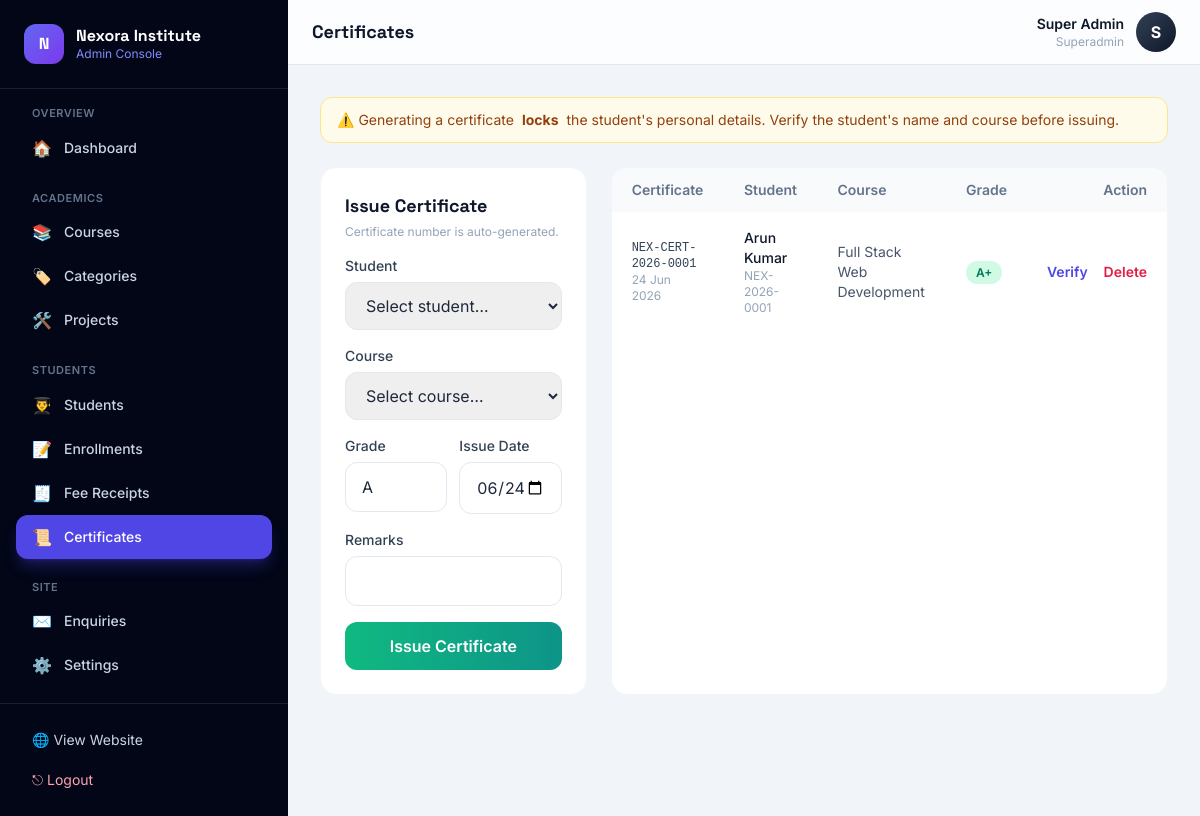
/admin/certificates.php (signed in), run on the app's committed database.
### tables this page shows
CREATE TABLE certificates (
  id              INT AUTO_INCREMENT PRIMARY KEY,
  certificate_no  VARCHAR(50) NOT NULL UNIQUE,
  student_id      INT NOT NULL,
  course_id       INT NOT NULL,
  grade           VARCHAR(10) DEFAULT 'A',
  issue_date      DATE DEFAULT (CURRENT_DATE),
  remarks         VARCHAR(255) NULL,
  generated_by    INT NULL,
  created_at      TIMESTAMP DEFAULT CURRENT_TIMESTAMP,
  CONSTRAINT fk_cert_student FOREIGN KEY (student_id) REFERENCES students(id) ON DELETE CASCADE,
  CONSTRAINT fk_cert_course  FOREIGN KEY (course_id)  REFERENCES courses(id)  ON DELETE CASCADE,
  CONSTRAINT fk_cert_admin   FOREIGN KEY (generated_by) REFERENCES admins(id) ON DELETE SET NULL
);

CREATE TABLE students (
  id            INT AUTO_INCREMENT PRIMARY KEY,
  student_code  VARCHAR(40) NOT NULL UNIQUE,
  name          VARCHAR(140) NOT NULL,
  email         VARCHAR(150) NOT NULL UNIQUE,
  phone         VARCHAR(20)  NULL,
  password_hash VARCHAR(255) NOT NULL,
  dob           DATE NULL,
  gender        ENUM('Male','Female','Other') NULL,
  address       VARCHAR(255) NULL,
  photo         VARCHAR(255) NULL,
   
  details_locked TINYINT(1) DEFAULT 0,
  status        ENUM('active','inactive') DEFAULT 'active',
  created_at    TIMESTAMP DEFAULT CURRENT_TIMESTAMP
);

CREATE TABLE courses (
  id              INT AUTO_INCREMENT PRIMARY KEY,
  title           VARCHAR(160) NOT NULL,
  slug            VARCHAR(180) NOT NULL UNIQUE,
  category_id     INT NULL,
  short_desc      VARCHAR(255) NULL,
  description     TEXT NULL,
  duration        VARCHAR(60)  DEFAULT '3 Months',
  level           ENUM('Beginner','Intermediate','Advanced') DEFAULT 'Beginner',
  price           DECIMAL(10,2) DEFAULT 0,
  discount_price  DECIMAL(10,2) NULL,
  software        VARCHAR(255) NULL,
  syllabus        TEXT NULL,
  image           VARCHAR(255) NULL,
  is_featured     TINYINT(1) DEFAULT 0,
  status          ENUM('active','draft') DEFAULT 'active',
  created_at      TIMESTAMP DEFAULT CURRENT_TIMESTAMP,
  CONSTRAINT fk_course_cat FOREIGN KEY (category_id) REFERENCES categories(id) ON DELETE SET NULL
);

### includes/functions.php (called while the page is built, shortened)
<?php
require_once __DIR__ . '/../config/database.php';
function e(?string $str): string
{
    return htmlspecialchars($str ?? '', ENT_QUOTES, 'UTF-8');
}
function url(string $path = ''): string
{
    return BASE_URL . '/' . ltrim($path, '/');
}
function fmt_date(?string $date, string $format = 'd M Y'): string
{
    $ts = strtotime($date);
    return $ts ? date($format, $ts) : '-';
}
function settings(): array
{
    $cache = [];
    try {
        $rows = db()->query('SELECT skey, svalue FROM settings')->fetchAll();
        foreach ($rows as $r) {
            $cache[$r['skey']] = $r['svalue'];
        }
    } catch (Throwable $e) {
        $cache = [];
    }
    return $cache;
}
function setting(string $key, string $default = ''): string
{
    $s = settings();
    return $s[$key] ?? $default;
}
function admin_logged_in(): bool
{
    return !empty($_SESSION['admin_id']);
}
function current_admin(): ?array
{
    static $admin = null;
    if ($admin === null) {
        $stmt = db()->prepare('SELECT * FROM admins WHERE id = ?');
        $stmt->execute([$_SESSION['admin_id']]);
        $admin = $stmt->fetch() ?: null;
    }
    return $admin;
}

### config/database.php (called while the page is built, shortened)
<?php
function db(): PDO
{
    if (isset($GLOBALS['__app_pdo']) && $GLOBALS['__app_pdo'] instanceof PDO) {
        return $GLOBALS['__app_pdo'];
    }
    $dsn = sprintf('mysql:host=%s;dbname=%s;charset=%s', DB_HOST, DB_NAME, DB_CHARSET);
    $options = [
        PDO::ATTR_ERRMODE            => PDO::ERRMODE_EXCEPTION,
        PDO::ATTR_DEFAULT_FETCH_MODE => PDO::FETCH_ASSOC,
        PDO::ATTR_EMULATE_PREPARES   => false,
    ];
    return $GLOBALS['__app_pdo'];
}

### admin/certificates.php (the view, shortened to what this page needs)
<?php
require_once __DIR__ . '/_layout.php';
$d = db();
$students = $d->query("SELECT id,name,student_code FROM students ORDER BY name")->fetchAll();
$rows = $d->query("SELECT cert.*, s.name AS student, s.student_code, c.title AS course FROM certificates cert JOIN students s ON s.id=cert.student_id JOIN courses c ON c.id=cert.course_id ORDER BY cert.id DESC")->fetchAll();
admin_layout_top('certificates', 'Certificates');
?>
<div class="mb-6 rounded-xl border border-amber-200 bg-amber-50 text-amber-800 px-4 py-3 text-sm flex items-center gap-2">
  ⚠️ Generating a certificate <strong>locks</strong> the student's personal details. Verify the student's name and course before issuing.
</div>
<div class="grid lg:grid-cols-3 gap-6">
  <div class="rounded-2xl bg-white border border-slate-100 p-6 h-fit">
    <h3 class="font-display text-lg font-bold text-slate-900 mb-1">Issue Certificate</h3>
    <p class="text-xs text-slate-400 mb-4">Certificate number is auto-generated.</p>
    <form method="post" class="space-y-4">
      <div><?= field_label('Student') ?><select name="student_id" required class="w-full px-4 py-3 rounded-xl border border-slate-200 focus:outline-none focus:ring-2 focus:ring-brand-400"><option value="">Select student…</option><?php foreach($students as $s): ?><option value="<?= $s['id'] ?>"><?= e($s['name']) ?> (<?= e($s['student_code']) ?>)</option><?php endforeach; ?></select></div>
      <div><?= field_label('Course') ?><select name="course_id" required class="w-full px-4 py-3 rounded-xl border border-slate-200 focus:outline-none focus:ring-2 focus:ring-brand-400"><option value="">Select course…</option></select></div>
      <div class="grid grid-cols-2 gap-3">
        <div><?= field_label('Grade') ?><input name="grade" value="A" class="w-full px-4 py-3 rounded-xl border border-slate-200 focus:outline-none focus:ring-2 focus:ring-brand-400"></div>
        <div><?= field_label('Issue Date') ?><input type="date" name="issue_date" value="<?= date('Y-m-d') ?>" class="w-full px-4 py-3 rounded-xl border border-slate-200 focus:outline-none focus:ring-2 focus:ring-brand-400"></div>
      </div>
      <div><?= field_label('Remarks') ?><input name="remarks" class="w-full px-4 py-3 rounded-xl border border-slate-200 focus:outline-none focus:ring-2 focus:ring-brand-400"></div>
      <button class="w-full px-6 py-3 rounded-xl bg-gradient-to-r from-emerald-500 to-teal-600 text-white font-semibold hover:opacity-90 transition">Issue Certificate</button>
    </form>
  </div>
  <div class="lg:col-span-2 rounded-2xl bg-white border border-slate-100 overflow-hidden">
    <div class="overflow-x-auto">
      <table class="w-full text-sm">
        <thead class="bg-slate-50 text-slate-500 text-left"><tr><th class="px-5 py-3 font-semibold">Certificate</th><th class="px-5 py-3 font-semibold">Student</th><th class="px-5 py-3 font-semibold">Course</th><th class="px-5 py-3 font-semibold">Grade</th><th class="px-5 py-3 font-semibold text-right">Action</th></tr></thead>
        <tbody class="divide-y divide-slate-100">
          <?php foreach ($rows as $r): ?>
            <tr class="hover:bg-slate-50">
              <td class="px-5 py-4"><p class="font-mono text-xs text-slate-700"><?= e($r['certificate_no']) ?></p><p class="text-xs text-slate-400"><?= fmt_date($r['issue_date']) ?></p></td>
              <td class="px-5 py-4"><p class="font-medium text-slate-900"><?= e($r['student']) ?></p><p class="text-xs text-slate-400"><?= e($r['student_code']) ?></p></td>
              <td class="px-5 py-4 text-slate-600"><?= e($r['course']) ?></td>
              <td class="px-5 py-4"><span class="px-2.5 py-1 rounded-full bg-emerald-100 text-emerald-700 text-xs font-semibold"><?= e($r['grade']) ?></span></td>
              <td class="px-5 py-4 text-right whitespace-nowrap">
                <a href="<?= url('verify.php?code=' . urlencode($r['certificate_no'])) ?>" target="_blank" class="text-brand-600 font-semibold">Verify</a>
                <form method="post" class="inline" onsubmit="return confirm('Delete certificate?')"><button class="ml-3 text-rose-600 font-semibold">Delete</button></form>
              </td>
            </tr>
          <?php endforeach; ?>
        </tbody>
      </table>
    </div>
  </div>
</div>
<?php admin_layout_bottom(); ?>

### admin/_layout.php (shortened to what this page needs)
<?php
require_once __DIR__ . '/../includes/functions.php';
$admin = current_admin();
function admin_layout_top(string $active, string $title): void
{
    global $admin;
    $groups = [
        'Overview' => [
            'dashboard' => ['Dashboard', '🏠', 'index.php'],
        ],
        'Academics' => [
            'courses'      => ['Courses',      '📚', 'courses.php'],
            'categories'   => ['Categories',   '🏷️', 'categories.php'],
            'projects'     => ['Projects',     '🛠️', 'projects.php'],
        ],
        'Students' => [
            'students'     => ['Students',     '👨‍🎓', 'students.php'],
            'enrollments'  => ['Enrollments',  '📝', 'enrollments.php'],
            'payments'     => ['Fee Receipts', '🧾', 'payments.php'],
            'certificates' => ['Certificates', '📜', 'certificates.php'],
        ],
        'Site' => [
            'contacts'     => ['Enquiries',    '✉️', 'contacts.php'],
            'settings'     => ['Settings',     '⚙️', 'settings.php'],
        ],
    ];
    ?>
<!DOCTYPE html><html lang="en" class="scroll-smooth"><head>
<script src="https://cdn.tailwindcss.com"></script>
<link rel="stylesheet" href="<?= url('assets/css/style.css') ?>">
</head><body class="font-sans bg-slate-100 text-slate-800 antialiased">
<div class="min-h-screen lg:flex">
  <aside id="sidebar" class="fixed lg:static inset-y-0 left-0 z-40 w-72 bg-slate-950 text-slate-300 transform -translate-x-full lg:translate-x-0 transition-transform duration-300 flex flex-col">
    <div class="p-6 flex items-center gap-3 border-b border-white/10">
      <span class="grid place-items-center w-10 h-10 rounded-xl bg-gradient-to-br from-brand-500 to-violet-600 text-white font-display font-bold">N</span>
      <div><p class="font-display font-bold text-white leading-tight"><?= e(setting('site_name')) ?></p><p class="text-xs text-brand-400">Admin Console</p></div>
    </div>
    <nav class="flex-1 p-4 space-y-5 overflow-y-auto">
      <?php foreach ($groups as $gname => $items): ?>
        <div>
          <p class="px-4 text-[11px] uppercase tracking-wider text-slate-500 font-semibold mb-1"><?= $gname ?></p>
          <?php foreach ($items as $key => $item): $is = $key === $active; ?>
            <a href="<?= url('admin/' . $item[2]) ?>" class="flex items-center gap-3 px-4 py-2.5 rounded-xl text-sm font-medium transition <?= $is ? 'bg-brand-600 text-white shadow-lg shadow-brand-600/30' : 'hover:bg-white/5 hover:text-white' ?>">
              <span class="text-base"><?= $item[1] ?></span><?= $item[0] ?>
            </a>
          <?php endforeach; ?>
        </div>
      <?php endforeach; ?>
    </nav>
    <div class="p-4 border-t border-white/10">
      <a href="<?= url('index.php') ?>" target="_blank" class="flex items-center gap-3 px-4 py-2.5 rounded-xl text-sm hover:bg-white/5 hover:text-white transition">🌐 View Website</a>
      <a href="<?= url('admin/logout.php') ?>" class="flex items-center gap-3 px-4 py-2.5 rounded-xl text-sm text-rose-300 hover:bg-rose-500/10 transition">⎋ Logout</a>
    </div>
  </aside>
  <div class="flex-1 min-w-0 flex flex-col">
    <header class="sticky top-0 z-20 bg-white/80 backdrop-blur border-b border-slate-200">
      <div class="px-4 sm:px-6 h-16 flex items-center justify-between">
        <div class="flex items-center gap-3">
          <h1 class="font-display font-bold text-lg text-slate-900"><?= e($title) ?></h1>
        </div>
        <div class="flex items-center gap-3">
          <div class="text-right hidden sm:block"><p class="text-sm font-semibold text-slate-900"><?= e($admin['name']) ?></p><p class="text-xs text-slate-400 capitalize"><?= e($admin['role']) ?></p></div>
          <span class="grid place-items-center w-10 h-10 rounded-full bg-gradient-to-br from-slate-700 to-slate-900 text-white font-bold"><?= e(strtoupper(substr($admin['name'],0,1))) ?></span>
        </div>
      </div>
    </header>
    <main class="flex-1 p-4 sm:p-6 lg:p-8">
    <?php
}
function admin_layout_bottom(): void
{
    ?>
    </main>
  </div>
</div>
</body></html>
    <?php
}
function field_label(string $t): string { return '<label class="block text-sm font-medium text-slate-700 mb-1.5">' . e($t) . '</label>'; }

### assets/css/style.css (style rules this page uses)
:root { --brand: #4f46e5; --brand-light: #818cf8; }
html { -webkit-tap-highlight-color: transparent; }

### data on the page
certificates: certificate_no "NEX-CERT-2026-0001", issue_date "24 Jun 2026", student.name "Arun Kumar", student.student_code "NEX-2026-0001", course.title "Full Stack Web Development", grade "A+"

### other printed values
setting('site_name') "Nexora Institute"
$gname "OVERVIEW"
$item[1] "🏠"
$item[0] "Dashboard"
$gname "ACADEMICS"
$item[1] "📚"
$item[0] "Courses"
$item[1] "🏷️"
$item[0] "Categories"
$item[1] "🛠️"
$item[0] "Projects"
$gname "STUDENTS"
$item[1] "👨‍🎓"
$item[0] "Students"
$item[1] "📝"
